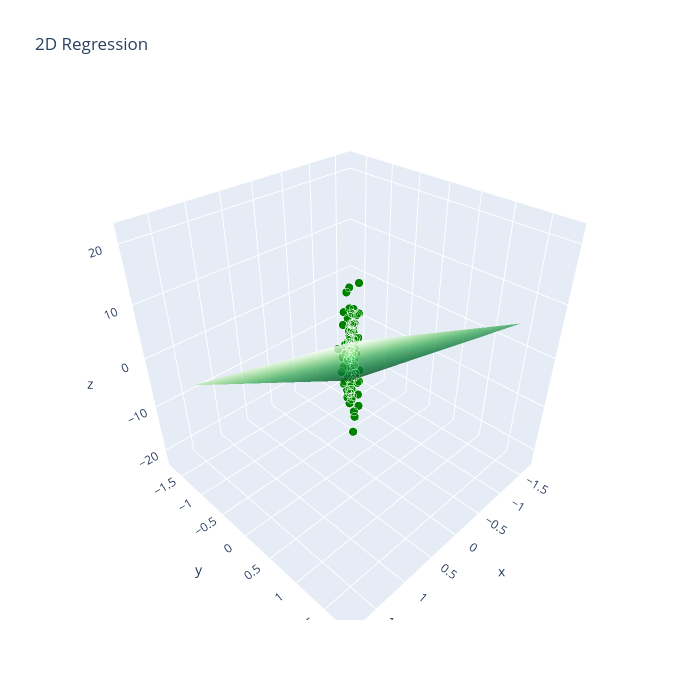

Notebook cell for this chart:
### Markdown cell above
## Plot regression problem with colinearity

### Code cell
fig, data_colin = plot_scatter_plotly(X_colin,y_colin,b_true)
iplot(fig, filename='2D Regression - normal data')
